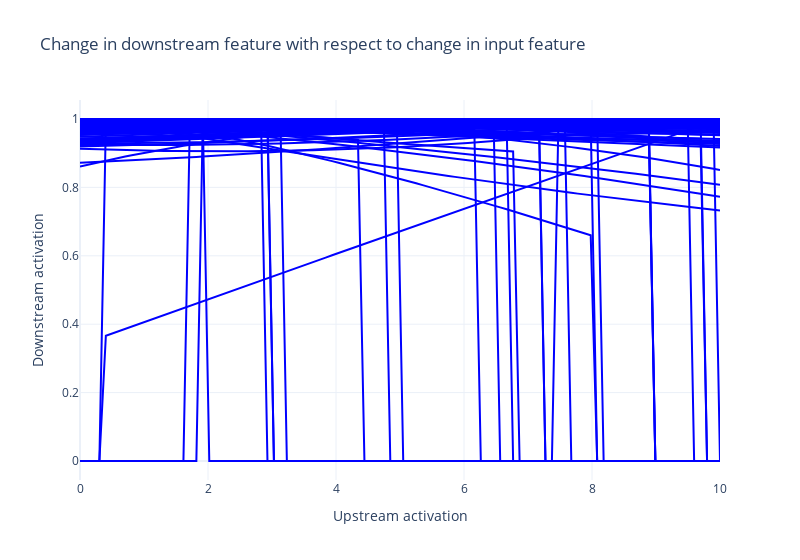

Source (notebook cell):
### Markdown cell above
### Plot all of the features on the same plot

### Code cell
n_samples_to_plot = 200

fig = go.Figure()

with tqdm(total=n_samples_to_plot) as pbar:
    for feature_data in results:
        if not get_is_on_line(feature_data["jac_el"], feature_data["diff"]):
            continue
        color = "blue"

        upstream_acts, downstream_acts = get_act_relationship(feature_data, 10, n_points=100)

        # normalize downstream_acts so that the largest value is 1
        downstream_acts = downstream_acts / downstream_acts.max()

        fig.add_trace(go.Scatter(
            x=upstream_acts.cpu().numpy(),
            y=downstream_acts.cpu().numpy(),
            mode='lines',
            line=dict(color=color),
        ))

        pbar.update(1)
        if pbar.n >= n_samples_to_plot:
            break

fig.update_layout(
    title=f'Change in downstream feature with respect to change in input feature',
    xaxis_title="Upstream activation",
    yaxis_title="Downstream activation",
    template='plotly_white',
    showlegend=False,
    width=800,
)
fig.show()
